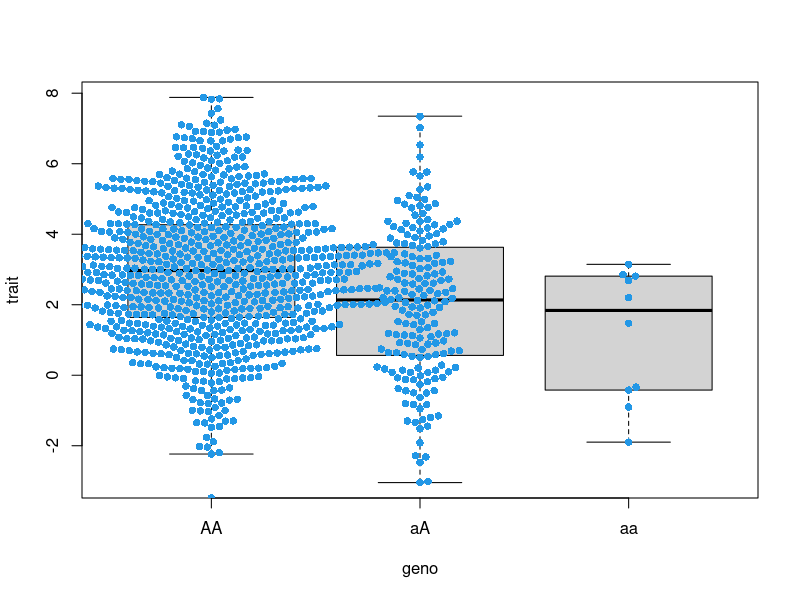

The R source for this figure:
library(beeswarm)


# the smaller the MAF, the more the noise in the phenotype,
# the harder to find association
maf <- .05
maf <- .1
noise <- 2

probs <- c(maf**2, 2*maf*(1-maf), (1-maf)**2)
N <- 1000

genotypes <- sample(c('aa', 'aA', 'AA'), N, prob=probs, replace=TRUE)

d <- data.frame(rbind(cbind(geno='aa', trait=rnorm(N*probs[1],mean=1,sd=noise)) , cbind(geno='aA', trait=rnorm(N*probs[2],mean=2,sd=noise)) , cbind(geno='AA', trait=rnorm(N*probs[3],mean=3,sd=noise))))
d$trait <- as.numeric(d$trait)

# number of minor alleles 0, 1, 2
d$geno <- factor(d$geno, levels=c('AA','aA','aa'))


boxplot(trait ~ geno, data=d, outline = FALSE)
beeswarm(trait ~ geno, data=d, col = 4, pch = 16, add = TRUE)

m <- lm(trait~geno, data=d)
summary(m)
coeffs <- coef(m)
#abline(a=coeffs[1], b=coeffs[2])

#rmultinom(1000, 3, probs)

# additive model: 2 df, every copy of risk allele increases risk 0, 1, 2

# recessive model: 1 df, 2 copies needed risk allele

# dominant model: 1 copy of risk allele enough

